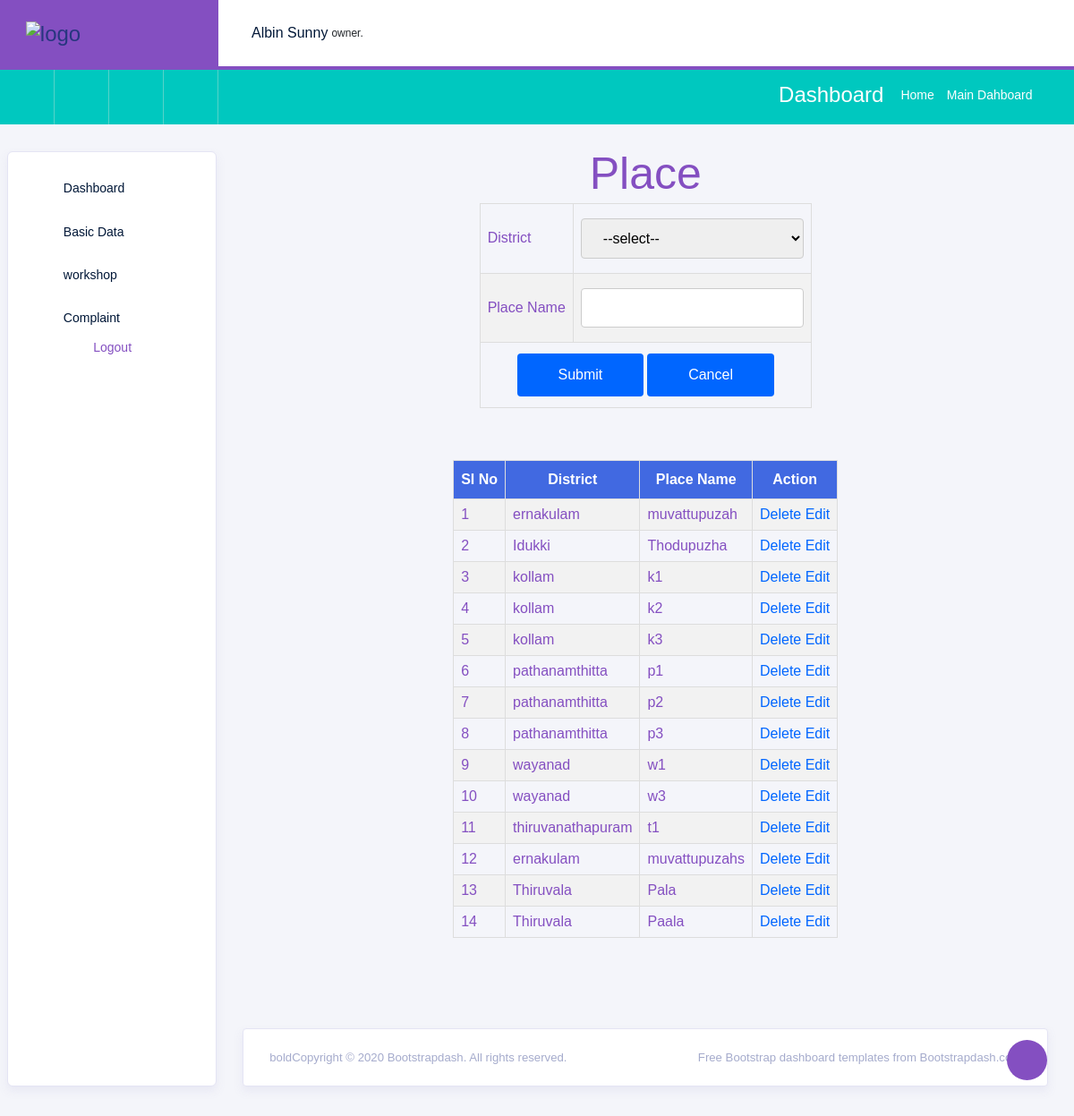
The page /Project/admin/Place.php on the database its author committed.
### tables this page shows
CREATE TABLE `tbl_place` (
  `place_id` int(11) NOT NULL,
  `place_name` varchar(60) NOT NULL,
  `district_id` int(11) NOT NULL
);

CREATE TABLE `tbl_district` (
  `district_id` int(11) NOT NULL,
  `district_name` varchar(50) NOT NULL
);

### Project/admin/Place.php (the view, shortened to what this page needs)
<?php
include('../Assets/Connection/Connection.php');
include("Head.php");
$ename = "";
?>
<!DOCTYPE html PUBLIC "-//W3C//DTD XHTML 1.0 Transitional//EN" "http://www.w3.org/TR/xhtml1/DTD/xhtml1-transitional.dtd">
<html xmlns="http://www.w3.org/1999/xhtml">
<head>
</head>
<body>
<h1 align="center" style="color:#844fc1">Place</h1>
<form id="form1" name="form1" method="post" action="">
    <table border="1">
        <tr>
            <td>District</td>
            <td>
                <select name="sel_district" id="sel_district" required title="Please select a district.">
                    <option value="">--select--</option>
                </select>
            </td>
        </tr>
        <tr>
            <td>Place Name</td>
            <td>
                <input type="text" name="txt_place" id="txt_place" value="<?php echo $ename; ?>"
                       required
                       pattern="^[A-Z][a-zA-Z ]*$"
                       title="Place name must start with a capital letter and contain only letters and spaces."/>
            </td>
        </tr>
        <tr>
            <td colspan="2" align="center">
                <input type="submit" name="btnsubmit" id="btnsubmit" value="Submit"/>
                <input type="submit" name="btncanceel" id="btncanceel" value="Cancel"/>
            </td>
        </tr>
    </table>
    <p>&nbsp; </p>
    <p>&nbsp; </p>
    <table border="1">
        <tr>
        <th style="background-color: #4169E1; color: white; text-align: center;">SI No</th>
        <th style="background-color: #4169E1; color: white; text-align: center;">District</th>
        <th style="background-color: #4169E1; color: white; text-align: center;">Place Name</th>
        <th style="background-color: #4169E1; color: white; text-align: center;">Action</th>
        </tr>
        <?php
        $i = 0;
        $selQry = "SELECT * FROM tbl_place p INNER JOIN tbl_district d ON p.district_id = d.district_id";
        $result = $conn->query($selQry);
        while ($row = $result->fetch_assoc()) {
            $i++;
            ?>
            <tr>
                <td><?php echo $i ?></td>
                <td><?php echo $row['district_name'] ?></td>
                <td><?php echo $row['place_name'] ?></td>
                <td>
                    <a href="place.php?id=<?php echo $row['place_id'] ?>">Delete</a>
                    <a href="place.php?Eid=<?php echo $row['place_id'] ?>">Edit</a>
                </td>
            </tr>
        <?php
        }
        ?>
    </table>
</form>
</body>
</html>
<?php
include("Foot.php");
?>

### Project/admin/Head.php (shortened to what this page needs)
<!DOCTYPE html>
<html lang="en">
<head>
  <link rel="stylesheet" href="../Assets/Templates/Admin/vendors/typicons/typicons.css">
  <link rel="stylesheet" href="../Assets/Templates/Admin/vendors/css/vendor.bundle.base.css">
  <link rel="stylesheet" href="../Assets/Templates/Admin/css/vertical-layout-light/style.css">
  <link rel="stylesheet" href="../Assets/Templates/Admin/form.css">
</head>
<body>
  <div class="container-scroller">
    <nav class="navbar col-lg-12 col-12 p-0 fixed-top d-flex flex-row">
      <div class="navbar-brand-wrapper d-flex justify-content-center">
        <div class="navbar-brand-inner-wrapper d-flex justify-content-between align-items-center w-100">
          <a class="navbar-brand brand-logo" href="Homepage.php"><img src="../Assets/Templates/Admin/images/logo.svg" alt="logo"/></a>
          <button class="navbar-toggler navbar-toggler align-self-center" type="button" data-toggle="minimize">
            <span class="typcn typcn-th-menu"></span>
          </button>
        </div>
      </div>
      <div class="navbar-menu-wrapper d-flex align-items-center justify-content-left">
        <ul class="navbar-nav mr-lg-2">
          <li class="nav-item nav-profile dropdown">
            <a class="nav-link" href="#" data-toggle="dropdown" id="profileDropdown">
              <span class="nav-profile-name ">Albin Sunny </span>
            </a>
           <li class="nav-item nav-user-status dropdown">
              <p class="mb-0">owner.</p>
          </li>
        </ul>
      </div>
    </nav>
    <nav class="navbar-breadcrumb col-xl-12 col-12 d-flex flex-row p-0">
      <div class="navbar-links-wrapper d-flex align-items-stretch">
        <div class="nav-link">
          <a href="javascript:;"><i class="typcn typcn-calendar-outline"></i></a>
        </div>
        <div class="nav-link">
          <a href="javascript:;"><i class="typcn typcn-mail"></i></a>
        </div>
        <div class="nav-link">
          <a href="javascript:;"><i class="typcn typcn-folder"></i></a>
        </div>
        <div class="nav-link">
          <a href="javascript:;"><i class="typcn typcn-document-text"></i></a>
        </div>
      </div>
      <div class="navbar-menu-wrapper d-flex align-items-center justify-content-end">
        <ul class="navbar-nav mr-lg-2">
          <li class="nav-item ml-0">
            <h4 class="mb-0">Dashboard</h4>
          </li>
          <li class="nav-item">
            <div class="d-flex align-items-baseline">
              <p class="mb-0">Home</p>
              <i class="typcn typcn-chevron-right"></i>
              <p class="mb-0">Main Dahboard</p>
            </div>
          </li>
        </ul>
      </div>
    </nav>
    <div class="container-fluid page-body-wrapper">
      <div class="theme-setting-wrapper">
        <div id="settings-trigger"><i class="typcn typcn-cog-outline"></i></div>
      </div>
      <nav class="sidebar sidebar-offcanvas" id="sidebar">
        <ul class="nav">
          <li class="nav-item">
            <a class="nav-link" href="Homepage.php">
              <i class="typcn typcn-device-desktop menu-icon"></i>
              <span class="menu-title">Dashboard</span>
            </a>
          </li>
          <li class="nav-item">
            <a class="nav-link" data-toggle="collapse" href="#ui-basic" aria-expanded="false" aria-controls="ui-basic">
              <i class="typcn typcn-document-text menu-icon"></i>
              <span class="menu-title">Basic Data</span>
              <i class="menu-arrow"></i>
            </a>
          </li>
          <li class="nav-item">
            <a class="nav-link" data-toggle="collapse" href="#form-elements" aria-expanded="false" aria-controls="form-elements">
              <i class="typcn typcn-film menu-icon"></i>
              <span class="menu-title">workshop</span>
              <i class="menu-arrow"></i>
            </a>
          </li>
          <li class="nav-item">
            <a class="nav-link" data-toggle="collapse" href="#charts" aria-expanded="false" aria-controls="charts">
              <i class="typcn typcn-chart-pie-outline menu-icon"></i>
              <span class="menu-title">Complaint</span>
              <i class="menu-arrow"></i>
            </a>
          </li>
          <a  href="Logout.php" align="center" style="color:#844fc1">Logout</a>
        </ul>
      </nav>
      <div class="main-panel">
        <div class="content-wrapper">
          <div id="tab" align="center">

### Project/admin/Foot.php (shortened to what this page needs)
</div>
</div>
<footer class="footer">
            <div class="card">
                <div class="card-body">
                    <div class="d-sm-flex justify-content-center justify-content-sm-between">
                        <span class="text-muted text-center text-sm-left d-block d-sm-inline-block"> boldCopyright © 2020 <a href="https://www.bootstrapdash.com/" class="text-muted" target="_blank">Bootstrapdash</a>. All rights reserved.</span>
                        <span class="float-none float-sm-right d-block mt-1 mt-sm-0 text-center text-muted">Free <a href="https://www.bootstrapdash.com/" class="text-muted" target="_blank">Bootstrap dashboard</a> templates from Bootstrapdash.com</span>
                    </div>
                </div>
            </div>
        </footer>
      </div>
    </div>
  </div>
</body>
</html>

### Project/Assets/Templates/Admin/form.css (style rules this page uses)
#tab { font-family: "Trebuchet MS", Arial, Helvetica, sans-serif; border-collapse: collapse; width: 100%; }
#tab td, #tab th { border: 1px solid #ddd; padding: 8px; color:#844fc1; }
#tab a { color:#06F; }
#tab tr:nth-child(even) { background-color: #f2f2f2; }
#tab th { padding-top: 12px; padding-bottom: 12px; text-align: left; background-color: #844fc1; color: white; }
input[type=text],[type=password],[type=email],[type=date], select { width: 100%; padding: 12px 20px; margin: 8px 0; display: inline-block; border: 1px solid #ccc; border-radius: 4px; box-sizing: border-box; }
input[type=submit] { width: 40%; background-color: #06F; color: white; padding: 15px; margin: 4px 0; border: none; border-radius: 4px; cursor: pointer; }

### rows shown on the page
tbl_place: district.district_name "ernakulam", place_name "muvattupuzah"
tbl_place: district.district_name "Idukki", place_name "Thodupuzha"
tbl_place: district.district_name "kollam", place_name "k1"
tbl_place: district.district_name "kollam", place_name "k2"
tbl_place: district.district_name "kollam", place_name "k3"
tbl_place: district.district_name "pathanamthitta", place_name "p1"
tbl_place: district.district_name "pathanamthitta", place_name "p2"
tbl_place: district.district_name "pathanamthitta", place_name "p3"
tbl_place: district.district_name "wayanad", place_name "w1"
tbl_place: district.district_name "wayanad", place_name "w3"
tbl_place: district.district_name "thiruvanathapuram", place_name "t1"
tbl_place: district.district_name "ernakulam", place_name "muvattupuzahs"
tbl_place: district.district_name "Thiruvala", place_name "Pala"
tbl_place: district.district_name "Thiruvala", place_name "Paala"
